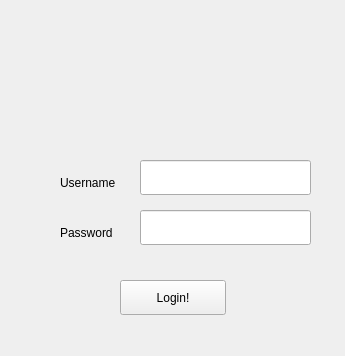
<?xml version="1.0" encoding="UTF-8"?>
<ui version="4.0">
 <class>MainWindow</class>
 <widget class="QMainWindow" name="MainWindow">
  <property name="geometry">
   <rect>
    <x>0</x>
    <y>0</y>
    <width>345</width>
    <height>356</height>
   </rect>
  </property>
  <property name="windowTitle">
   <string>MoodleSync</string>
  </property>
  <widget class="QWidget" name="centralwidget">
   <widget class="QPushButton" name="LoginButton">
    <property name="geometry">
     <rect>
      <x>120</x>
      <y>280</y>
      <width>106</width>
      <height>35</height>
     </rect>
    </property>
    <property name="contextMenuPolicy">
     <enum>Qt::DefaultContextMenu</enum>
    </property>
    <property name="toolTip">
     <string>Login to MoodleSync!</string>
    </property>
    <property name="text">
     <string>Login!</string>
    </property>
   </widget>
   <widget class="QLabel" name="UserLabel">
    <property name="geometry">
     <rect>
      <x>60</x>
      <y>170</y>
      <width>80</width>
      <height>25</height>
     </rect>
    </property>
    <property name="text">
     <string>Username</string>
    </property>
   </widget>
   <widget class="QLabel" name="PassLabe">
    <property name="geometry">
     <rect>
      <x>60</x>
      <y>220</y>
      <width>80</width>
      <height>25</height>
     </rect>
    </property>
    <property name="text">
     <string>Password</string>
    </property>
   </widget>
   <widget class="QLineEdit" name="UserEntry">
    <property name="geometry">
     <rect>
      <x>140</x>
      <y>160</y>
      <width>171</width>
      <height>35</height>
     </rect>
    </property>
    <property name="toolTip">
     <string>Username</string>
    </property>
   </widget>
   <widget class="QLineEdit" name="PassEntry">
    <property name="enabled">
     <bool>true</bool>
    </property>
    <property name="geometry">
     <rect>
      <x>140</x>
      <y>210</y>
      <width>171</width>
      <height>35</height>
     </rect>
    </property>
    <property name="toolTip">
     <string>Password</string>
    </property>
    <property name="inputMask">
     <string/>
    </property>
    <property name="text">
     <string/>
    </property>
    <property name="frame">
     <bool>true</bool>
    </property>
    <property name="echoMode">
     <enum>QLineEdit::Password</enum>
    </property>
    <property name="dragEnabled">
     <bool>false</bool>
    </property>
   </widget>
   <widget class="QLabel" name="MoodleSymbol">
    <property name="geometry">
     <rect>
      <x>100</x>
      <y>30</y>
      <width>151</width>
      <height>91</height>
     </rect>
    </property>
    <property name="text">
     <string/>
    </property>
    <property name="pixmap">
     <pixmap>../moodle.png</pixmap>
    </property>
   </widget>
  </widget>
 </widget>
 <resources/>
 <connections/>
</ui>
